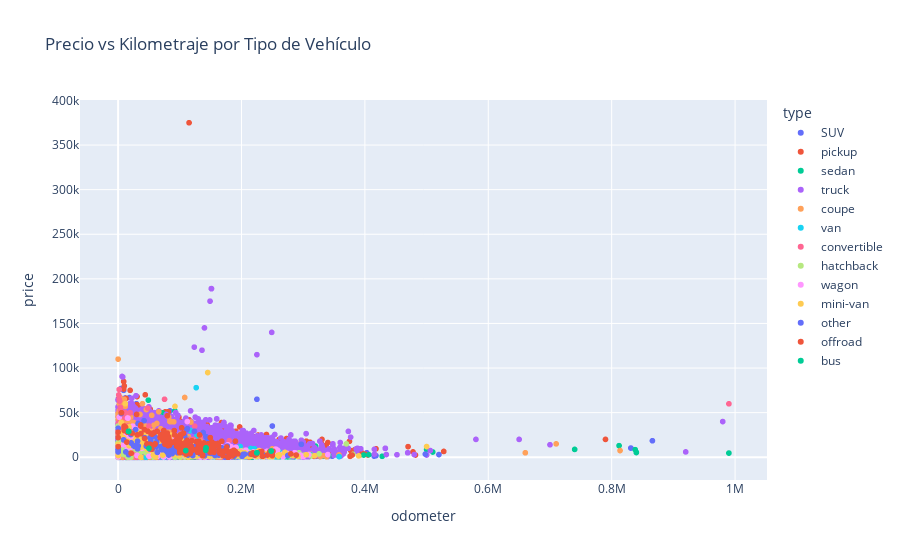

The cell this chart's notebook holds for it:
### Code cell
# Gráfico de dispersión: Kilometraje vs Precio

fig_scatter = px.scatter(car_df, x='odometer', y='price', color='type',
                         title='Precio vs Kilometraje por Tipo de Vehículo')
fig_scatter.show()

### Figure 1 — Plotly figure (JSON) as saved in the notebook; plotly's stock layout.template omitted (floating-point values rounded to 4 significant figures; data arrays with more than 128 entries replaced by an {"elided": "..."} marker saying what was removed)
{"data": [{"hovertemplate": "type=SUV<br>odometer=%{x}<br>price=%{y}<extra></extra>", "legendgroup": "SUV", "marker": {"color": "#636efa", "symbol": "circle"}, "mode": "markers", "name": "SUV", "showlegend": true, "type": "scattergl", "x": {"elided": "12405 float values"}, "xaxis": "x", "y": {"elided": "12405 int values"}, "yaxis": "y"}, {"hovertemplate": "type=pickup<br>odometer=%{x}<br>price=%{y}<extra></extra>", "legendgroup": "pickup", "marker": {"color": "#EF553B", "symbol": "circle"}, "mode": "markers", "name": "pickup", "showlegend": true, "type": "scattergl", "x": {"elided": "6988 float values"}, "xaxis": "x", "y": {"elided": "6988 int values"}, "yaxis": "y"}, {"hovertemplate": "type=sedan<br>odometer=%{x}<br>price=%{y}<extra></extra>", "legendgroup": "sedan", "marker": {"color": "#00cc96", "symbol": "circle"}, "mode": "markers", "name": "sedan", "showlegend": true, "type": "scattergl", "x": {"elided": "12154 float values"}, "xaxis": "x", "y": {"elided": "12154 int values"}, "yaxis": "y"}, {"hovertemplate": "type=truck<br>odometer=%{x}<br>price=%{y}<extra></extra>", "legendgroup": "truck", "marker": {"color": "#ab63fa", "symbol": "circle"}, "mode": "markers", "name": "truck", "showlegend": true, "type": "scattergl", "x": {"elided": "12353 float values"}, "xaxis": "x", "y": {"elided": "12353 int values"}, "yaxis": "y"}, {"hovertemplate": "type=coupe<br>odometer=%{x}<br>price=%{y}<extra></extra>", "legendgroup": "coupe", "marker": {"color": "#FFA15A", "symbol": "circle"}, "mode": "markers", "name": "coupe", "showlegend": true, "type": "scattergl", "x": {"elided": "2303 float values"}, "xaxis": "x", "y": {"elided": "2303 int values"}, "yaxis": "y"}, {"hovertemplate": "type=van<br>odometer=%{x}<br>price=%{y}<extra></extra>", "legendgroup": "van", "marker": {"color": "#19d3f3", "symbol": "circle"}, "mode": "markers", "name": "van", "showlegend": true, "type": "scattergl", "x": {"elided": "633 float values"}, "xaxis": "x", "y": {"elided": "633 int values"}, "yaxis": "y"}, {"hovertemplate": "type=convertible<br>odometer=%{x}<br>price=%{y}<extra></extra>", "legendgroup": "convertible", "marker": {"color": "#FF6692", "symbol": "circle"}, "mode": "markers", "name": "convertible", "showlegend": true, "type": "scattergl", "x": {"elided": "446 float values"}, "xaxis": "x", "y": {"elided": "446 int values"}, "yaxis": "y"}, {"hovertemplate": "type=hatchback<br>odometer=%{x}<br>price=%{y}<extra></extra>", "legendgroup": "hatchback", "marker": {"color": "#B6E880", "symbol": "circle"}, "mode": "markers", "name": "hatchback", "showlegend": true, "type": "scattergl", "x": {"elided": "1047 float values"}, "xaxis": "x", "y": {"elided": "1047 int values"}, "yaxis": "y"}, {"hovertemplate": "type=wagon<br>odometer=%{x}<br>price=%{y}<extra></extra>", "legendgroup": "wagon", "marker": {"color": "#FF97FF", "symbol": "circle"}, "mode": "markers", "name": "wagon", "showlegend": true, "type": "scattergl", "x": {"elided": "1541 float values"}, "xaxis": "x", "y": {"elided": "1541 int values"}, "yaxis": "y"}, {"hovertemplate": "type=mini-van<br>odometer=%{x}<br>price=%{y}<extra></extra>", "legendgroup": "mini-van", "marker": {"color": "#FECB52", "symbol": "circle"}, "mode": "markers", "name": "mini-van", "showlegend": true, "type": "scattergl", "x": {"elided": "1161 float values"}, "xaxis": "x", "y": {"elided": "1161 int values"}, "yaxis": "y"}, {"hovertemplate": "type=other<br>odometer=%{x}<br>price=%{y}<extra></extra>", "legendgroup": "other", "marker": {"color": "#636efa", "symbol": "circle"}, "mode": "markers", "name": "other", "showlegend": true, "type": "scattergl", "x": {"elided": "256 float values"}, "xaxis": "x", "y": {"elided": "256 int values"}, "yaxis": "y"}, {"hovertemplate": "type=offroad<br>odometer=%{x}<br>price=%{y}<extra></extra>", "legendgroup": "offroad", "marker": {"color": "#EF553B", "symbol": "circle"}, "mode": "markers", "name": "offroad", "showlegend": true, "type": "scattergl", "x": {"elided": "214 float values"}, "xaxis": "x", "y": {"elided": "214 int values"}, "yaxis": "y"}, {"hovertemplate": "type=bus<br>odometer=%{x}<br>price=%{y}<extra></extra>", "legendgroup": "bus", "marker": {"color": "#00cc96", "symbol": "circle"}, "mode": "markers", "name": "bus", "showlegend": true, "type": "scattergl", "x": [142500.0, 17040.0, 142500.0, 225000.0, 17040.0, 17040.0, 225000.0, 17040.0, 17040.0, 17040.0, 225000.0, 17040.0, 225000.0, 17040.0, 248100.0, 142000.0, 109700.0, 225000.0, 50000.0, 248100.0, 248100.0, NaN, 17040.0, 17040.0], "xaxis": "x", "y": [10500, 28990, 10500, 4995, 28990, 28990, 4995, 28990, 28990, 28990, 4995, 28990, 4995, 28990, 6997, 7900, 7500, 4995, 10000, 6997, 6997, 28990, 28990, 28990], "yaxis": "y"}], "layout": {"legend": {"title": {"text": "type"}, "tracegroupgap": 0}, "title": {"text": "Precio vs Kilometraje por Tipo de Vehículo"}, "xaxis": {"anchor": "y", "domain": [0, 1], "title": {"text": "odometer"}}, "yaxis": {"anchor": "x", "domain": [0, 1], "title": {"text": "price"}}}}
